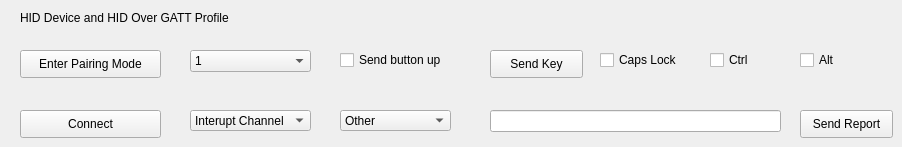
    <widget class="QWidget" name="tabHIDD">
     <attribute name="title">
      <string>HID Device (BT/BLE)</string>
     </attribute>
     <widget class="QPushButton" name="btnBLEHIDPairingMode">
      <property name="geometry">
       <rect>
        <x>20</x>
        <y>50</y>
        <width>141</width>
        <height>28</height>
       </rect>
      </property>
      <property name="text">
       <string>Enter Pairing Mode</string>
      </property>
     </widget>
     <widget class="QPushButton" name="btnBLEHIDConnect">
      <property name="geometry">
       <rect>
        <x>20</x>
        <y>110</y>
        <width>141</width>
        <height>28</height>
       </rect>
      </property>
      <property name="text">
       <string>Connect</string>
      </property>
     </widget>
     <widget class="QComboBox" name="cbBLEHIDKey">
      <property name="geometry">
       <rect>
        <x>190</x>
        <y>50</y>
        <width>121</width>
        <height>22</height>
       </rect>
      </property>
      <item>
       <property name="text">
        <string>1</string>
       </property>
      </item>
      <item>
       <property name="text">
        <string>2</string>
       </property>
      </item>
      <item>
       <property name="text">
        <string>3</string>
       </property>
      </item>
      <item>
       <property name="text">
        <string>a</string>
       </property>
      </item>
      <item>
       <property name="text">
        <string>b</string>
       </property>
      </item>
      <item>
       <property name="text">
        <string>c</string>
       </property>
      </item>
     </widget>
     <widget class="QCheckBox" name="cbBLEHIDBtnUp">
      <property name="geometry">
       <rect>
        <x>340</x>
        <y>50</y>
        <width>111</width>
        <height>20</height>
       </rect>
      </property>
      <property name="text">
       <string>Send button up</string>
      </property>
     </widget>
     <widget class="QPushButton" name="btnBLEHIDSendKey">
      <property name="geometry">
       <rect>
        <x>490</x>
        <y>50</y>
        <width>93</width>
        <height>28</height>
       </rect>
      </property>
      <property name="text">
       <string>Send Key</string>
      </property>
     </widget>
     <widget class="QCheckBox" name="cbBLEHIDCapLock">
      <property name="geometry">
       <rect>
        <x>600</x>
        <y>50</y>
        <width>81</width>
        <height>20</height>
       </rect>
      </property>
      <property name="text">
       <string>Caps Lock</string>
      </property>
     </widget>
     <widget class="QCheckBox" name="cbBLEHIDCtrl">
      <property name="geometry">
       <rect>
        <x>710</x>
        <y>50</y>
        <width>81</width>
        <height>20</height>
       </rect>
      </property>
      <property name="text">
       <string>Ctrl</string>
      </property>
     </widget>
     <widget class="QCheckBox" name="cbBLEHIDAlt">
      <property name="geometry">
       <rect>
        <x>800</x>
        <y>50</y>
        <width>81</width>
        <height>20</height>
       </rect>
      </property>
      <property name="text">
       <string>Alt</string>
      </property>
     </widget>
     <widget class="QComboBox" name="cbBLEHIDInterupt">
      <property name="geometry">
       <rect>
        <x>190</x>
        <y>110</y>
        <width>121</width>
        <height>21</height>
       </rect>
      </property>
      <item>
       <property name="text">
        <string>Interupt Channel</string>
       </property>
      </item>
      <item>
       <property name="text">
        <string>Control Channel</string>
       </property>
      </item>
     </widget>
     <widget class="QComboBox" name="cbBLEHIDReport">
      <property name="geometry">
       <rect>
        <x>340</x>
        <y>110</y>
        <width>111</width>
        <height>21</height>
       </rect>
      </property>
      <item>
       <property name="text">
        <string>Other</string>
       </property>
      </item>
      <item>
       <property name="text">
        <string>Input</string>
       </property>
      </item>
      <item>
       <property name="text">
        <string>Output</string>
       </property>
      </item>
      <item>
       <property name="text">
        <string>Feature</string>
       </property>
      </item>
     </widget>
     <widget class="QLineEdit" name="lineEditBLEHIDSendText">
      <property name="geometry">
       <rect>
        <x>490</x>
        <y>110</y>
        <width>291</width>
        <height>22</height>
       </rect>
      </property>
     </widget>
     <widget class="QPushButton" name="btnBLEHIDSendReport">
      <property name="geometry">
       <rect>
        <x>800</x>
        <y>110</y>
        <width>93</width>
        <height>28</height>
       </rect>
      </property>
      <property name="text">
       <string>Send Report</string>
      </property>
     </widget>
     <widget class="QLabel" name="label_30">
      <property name="geometry">
       <rect>
        <x>20</x>
        <y>10</y>
        <width>231</width>
        <height>16</height>
       </rect>
      </property>
      <property name="text">
       <string>HID Device and HID Over GATT Profile</string>
      </property>
     </widget>
    </widget>
